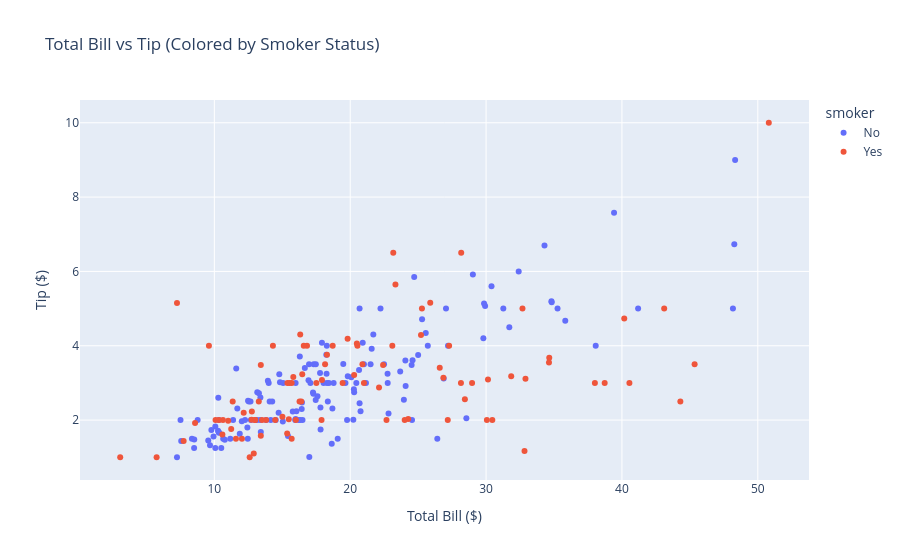

Notebook source saved alongside this figure:
### Markdown cell above
## Additional Interactive Visualizations

Let's explore some additional interactive plots that Plotly Express makes easy to create, going beyond what cufflinks offered.

### Code cell
# Scatter plot with color coding by smoker status
fig = px.scatter(
    tips, 
    x='total_bill', 
    y='tip', 
    color='smoker',
    title='Total Bill vs Tip (Colored by Smoker Status)',
    labels={'total_bill': 'Total Bill ($)', 'tip': 'Tip ($)'}
)
fig.show()

### Figure 1 — Plotly figure (JSON) as saved in the notebook; plotly's stock layout.template omitted (floating-point values rounded to 4 significant figures; data arrays with more than 128 entries replaced by an {"elided": "..."} marker saying what was removed)
{"data": [{"hovertemplate": "smoker=No<br>Total Bill ($)=%{x}<br>Tip ($)=%{y}<extra></extra>", "legendgroup": "No", "marker": {"color": "#636efa", "symbol": "circle"}, "mode": "markers", "name": "No", "orientation": "v", "showlegend": true, "type": "scatter", "x": {"elided": "151 float values"}, "xaxis": "x", "y": {"elided": "151 float values"}, "yaxis": "y"}, {"hovertemplate": "smoker=Yes<br>Total Bill ($)=%{x}<br>Tip ($)=%{y}<extra></extra>", "legendgroup": "Yes", "marker": {"color": "#EF553B", "symbol": "circle"}, "mode": "markers", "name": "Yes", "orientation": "v", "showlegend": true, "type": "scatter", "x": [38.01, 11.24, 20.29, 13.81, 11.02, 18.29, 3.07, 15.01, 26.86, 25.28, 17.92, 19.44, 32.68, 28.97, 5.75, 16.32, 40.17, 27.28, 12.03, 21.01, 11.35, 15.38, 44.3, 22.42, 15.36, 20.49, 25.21, 14.31, 16.0, 17.51, 10.59, 10.63, 50.81, 15.81, 7.25, 31.85, 16.82, 32.9, 17.89, 14.48, 9.6, 34.63, 34.65, 23.33, 45.35, 23.17, 40.55, 20.9, 30.46, 18.15, 23.1, 15.69, 19.81, 28.44, 15.48, 16.58, 10.34, 43.11, 13.0, 13.51, 18.71, 12.74, 13.0, 16.4, 20.53, 16.47, 26.59, 38.73, 24.27, 12.76, 30.06, 25.89, 13.27, 28.17, 12.9, 28.15, 11.59, 7.74, 30.14, 12.16, 13.42, 8.58, 13.42, 16.27, 10.09, 22.12, 24.01, 15.69, 15.53, 12.6, 32.83, 27.18, 22.67], "xaxis": "x", "y": [3.0, 1.76, 3.21, 2.0, 1.98, 3.76, 1.0, 2.09, 3.14, 5.0, 3.08, 3.0, 5.0, 3.0, 1.0, 4.3, 4.73, 4.0, 1.5, 3.0, 2.5, 3.0, 2.5, 3.48, 1.64, 4.06, 4.29, 4.0, 2.0, 3.0, 1.61, 2.0, 10.0, 3.16, 5.15, 3.18, 4.0, 3.11, 2.0, 2.0, 4.0, 3.55, 3.68, 5.65, 3.5, 6.5, 3.0, 3.5, 2.0, 3.5, 4.0, 1.5, 4.19, 2.56, 2.02, 4.0, 2.0, 5.0, 2.0, 2.0, 4.0, 2.01, 2.0, 2.5, 4.0, 3.23, 3.41, 3.0, 2.03, 2.23, 2.0, 5.16, 2.5, 6.5, 1.1, 3.0, 1.5, 1.44, 3.09, 2.2, 3.48, 1.92, 1.58, 2.5, 2.0, 2.88, 2.0, 3.0, 3.0, 1.0, 1.17, 2.0, 2.0], "yaxis": "y"}], "layout": {"legend": {"title": {"text": "smoker"}, "tracegroupgap": 0}, "title": {"text": "Total Bill vs Tip (Colored by Smoker Status)"}, "xaxis": {"anchor": "y", "domain": [0, 1], "title": {"text": "Total Bill ($)"}}, "yaxis": {"anchor": "x", "domain": [0, 1], "title": {"text": "Tip ($)"}}}}
